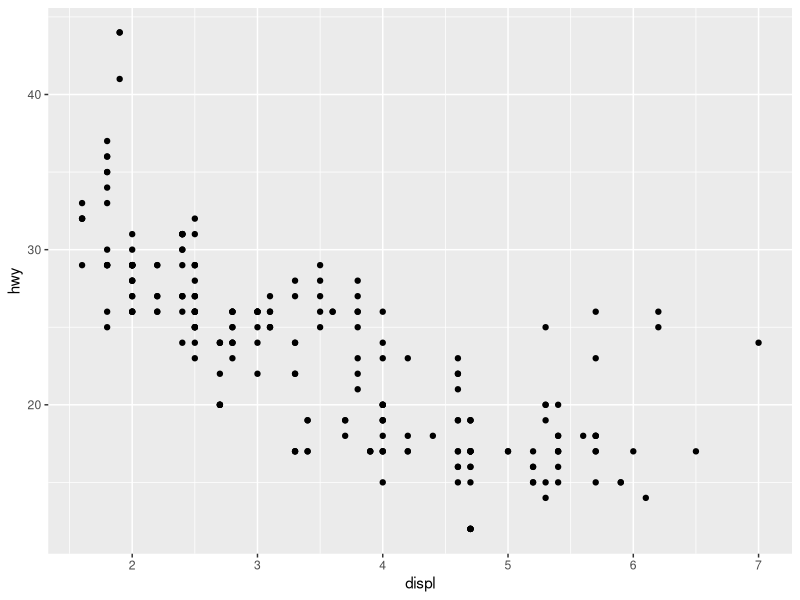
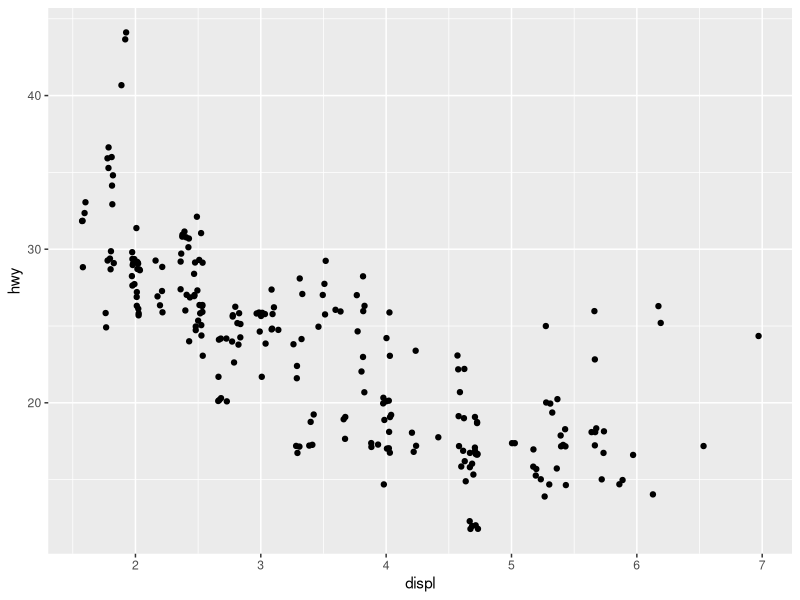
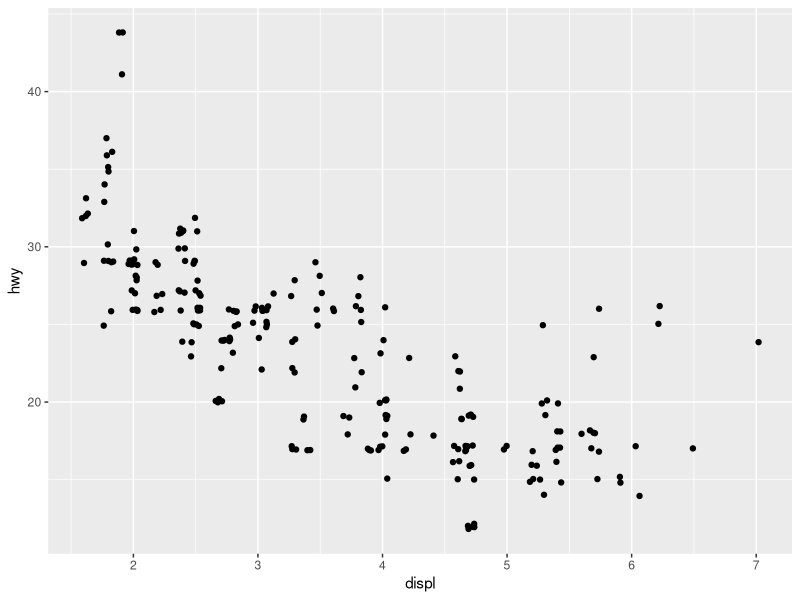
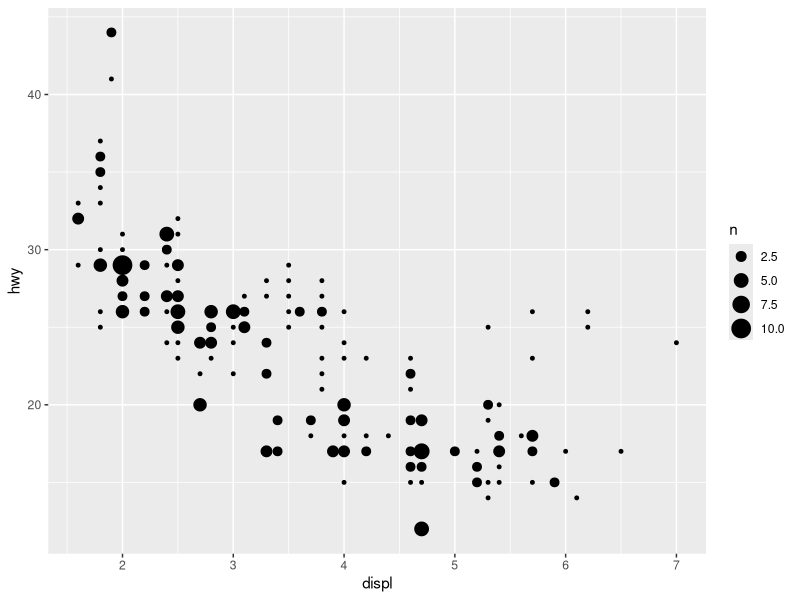
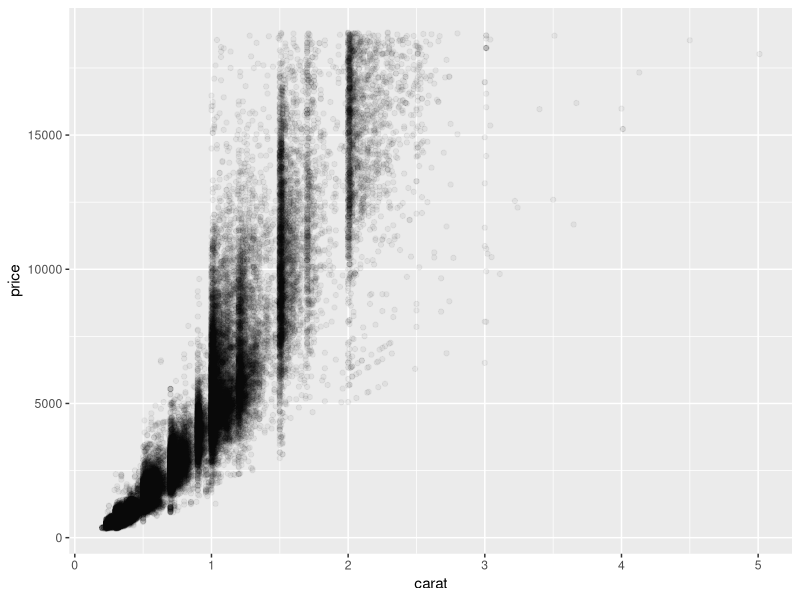
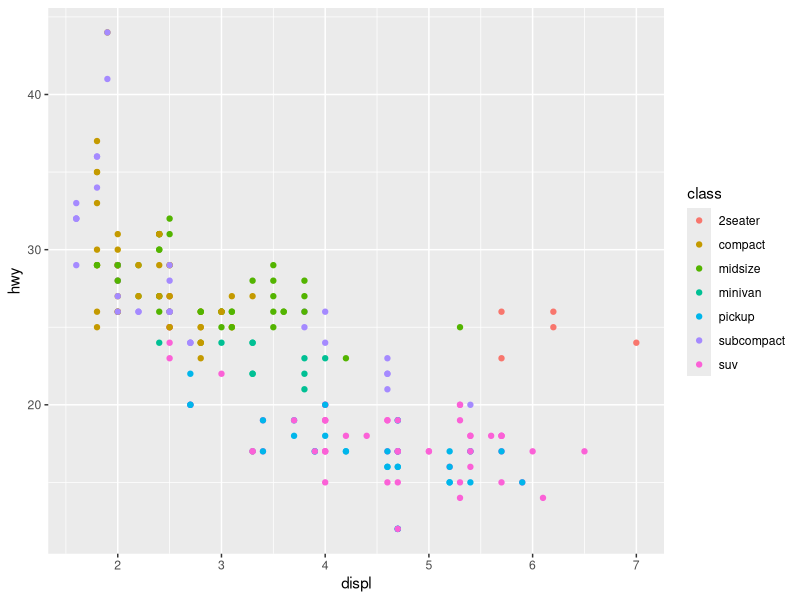
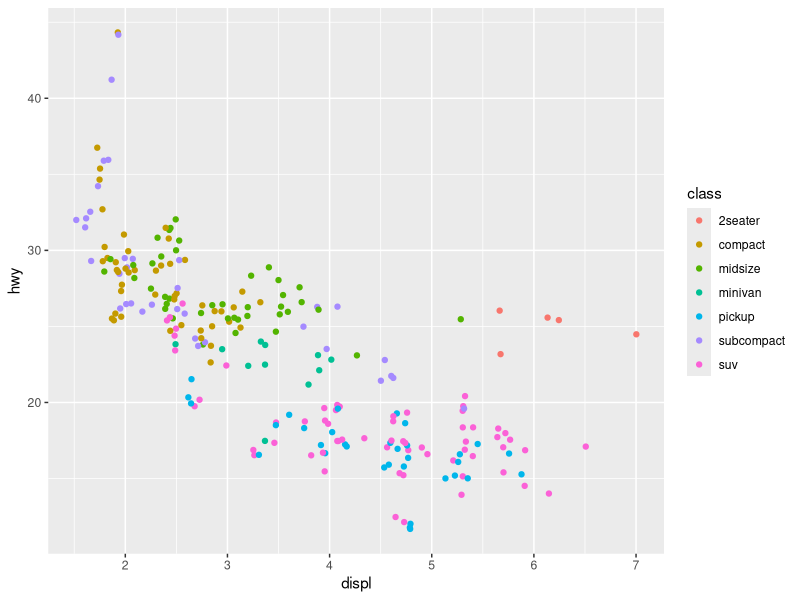
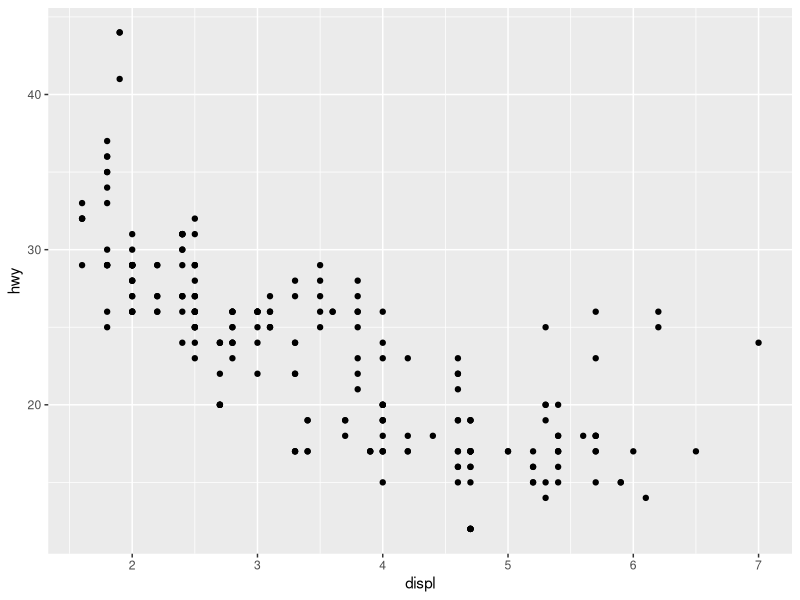

The R source for these figures, in order:
## ---- chunk 1
# knitr options
knitr::opts_chunk$set(echo = TRUE)
## ---- chunk 2
library(tidyverse)
## ---- chunk 3
## NOTE: No need to modify! Just example code
mpg %>% 
  ggplot(mapping = aes(x = displ, y = hwy)) +
  geom_point()
## ---- chunk 4
## NOTE: No need to modify! Just example code
mpg %>% 
  ggplot(mapping = aes(x = displ, y = hwy)) +
  geom_jitter()
## ---- chunk 5
## TASK: Adjust the jittering to be 0 in the horizontal direction
mpg %>% 
  ggplot(mapping = aes(x = displ, y = hwy)) +
  geom_jitter(
    # width = 0.2,
    height = 0.2,
  )
## ---- chunk 6
## NOTE: No need to modify! Just example code
mpg %>% 
  ggplot(mapping = aes(x = displ, y = hwy)) +
  geom_count()
## ---- chunk 7
## NOTE: No need to modify! Just example code
diamonds %>% 
  ggplot(aes(x = carat, y = price)) +
  geom_point(alpha = 1/20)
## ---- chunk 8
mpg %>% 
  ggplot(aes(x = displ, y = hwy, color = class)) +
  geom_point()
## ---- chunk 9
## TASK: Color each point by vehicle `class`
mpg %>% 
  ggplot(mapping = aes(
    x = displ,
    y = hwy,
    color = class
  )) +
  geom_jitter(width = 0.1, height = 0.5)
## ---- chunk 10
## NOTE: No need to modify! Just example code
ggplot(
  data = mpg,
  mapping = aes(x = displ, y = hwy)
) +
  geom_point()
## ---- chunk 11
## NOTE: No need to modify! Just example code
ggplot(
  mpg,
  aes(x = displ, y = hwy)
) +
  geom_point()
## ---- chunk 12
## NOTE: No need to modify! Just example code
ggplot(mpg, aes(displ, hwy)) +
  geom_point()
## ---- chunk 13
## NOTE: No need to modify! Just example code
ggplot(mpg, aes(x = displ)) +
  geom_point(aes(y = hwy, color = "hwy")) +
  geom_point(aes(y = cty, color = "cty"))
## ---- chunk 14
## TODO: Use df_annotate below to add text labels to the scatterplot
library("ggrepel")

df_annotate <-
  mpg %>%
  group_by(class) %>%
  summarize(
    displ = mean(displ),
    hwy = mean(hwy)
  )

df_annotate

mpg %>%
  ggplot(aes(displ, hwy)) +
  geom_point(aes(color = class)) +
  geom_label_repel(
    data = df_annotate,
    mapping = aes(label = class, color = class)
  )
## ---- chunk 15
## NOTE: No need to modify! Just analyze the scatterplot
mpg %>%
  pivot_longer(names_to = "source", values_to = "mpg", c(hwy, cty)) %>%
  ggplot(aes(displ, mpg, color = source)) +
  geom_point() +
  scale_color_discrete(name = "Mileage Type") +
  labs(
    x = "Engine displacement (liters)",
    y = "Mileage (mpg)"
  )
## ---- chunk 16
economics %>%
  filter(date > lubridate::ymd("2010-01-01")) %>%
  ggplot(aes(date, pop)) +
  geom_col()
## ---- chunk 17
economics %>%
  filter(date > lubridate::ymd("2010-01-01")) %>%
  ggplot(aes(date, pop)) +
  geom_point()
## ---- chunk 18
economics %>%
  mutate(pop_delta = pop - lag(pop)) %>%
  filter(date > lubridate::ymd("2005-01-01")) %>%
  ggplot(aes(date, pop_delta)) +
  geom_col()
## ---- chunk 19
economics %>%
  mutate(pop_delta = pop - lag(pop)) %>%
  filter(date > lubridate::ymd("2005-01-01")) %>%
  ggplot(aes(date, pop_delta)) +
  geom_point()
